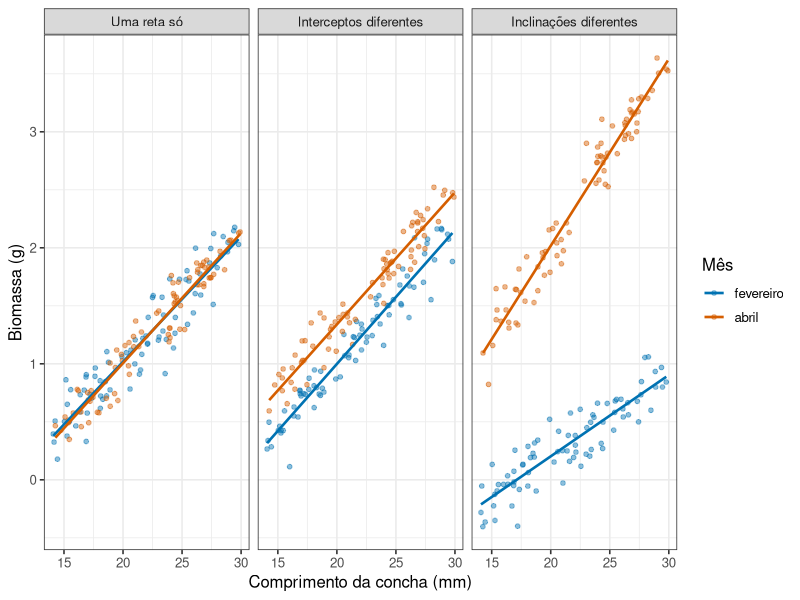

This figure's R source:
## ---- chunk 1
#| include: false
library(tidyverse)
theme_set(theme_bw(base_size = 12))
## ---- chunk 2
#| echo: false
#| label: fig-retas-tres-cenarios
#| fig-cap: "Três relações possíveis entre dois grupos. Em todos os painéis os dados foram gerados com a mesma variação em torno das retas."
#| fig-alt: "Três painéis lado a lado. No primeiro as duas retas se sobrepõem; no segundo são paralelas e deslocadas verticalmente; no terceiro partem do mesmo lugar e divergem, com uma subindo mais rápido que a outra."
#| fig-height: 3.4

x <- runif(160, 14, 30)
grupo <- rep(c("fevereiro", "abril"), each = 80)

cenarios <- bind_rows(
  tibble(cenario = "Uma reta só", mes = grupo, comprimento = x,
         biomassa = -1.2 + 0.11 * x + rnorm(160, 0, 0.15)),
  tibble(cenario = "Interceptos diferentes", mes = grupo, comprimento = x,
         biomassa = -1.2 + 0.11 * x + if_else(grupo == "abril", 0.35, 0) + rnorm(160, 0, 0.15)),
  tibble(cenario = "Inclinações diferentes", mes = grupo, comprimento = x,
         biomassa = -1.2 + if_else(grupo == "abril", 0.16, 0.07) * x + rnorm(160, 0, 0.15))
) |>
  mutate(
    mes = fct_relevel(mes, "fevereiro"),
    cenario = fct_relevel(cenario, "Uma reta só", "Interceptos diferentes")
  )

ggplot(cenarios, aes(x = comprimento, y = biomassa, colour = mes)) +
  geom_point(alpha = 0.45, size = 1.3) +
  geom_smooth(method = "lm", se = FALSE, linewidth = 0.9) +
  facet_wrap(~ cenario) +
  scale_colour_manual(values = c(fevereiro = "#0072B2", abril = "#D55E00")) +
  labs(x = "Comprimento da concha (mm)", y = "Biomassa (g)", colour = "Mês")
